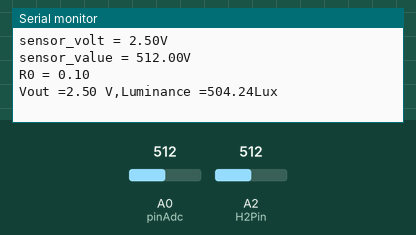
The sketch below on a simulated Arduino Uno, built with avr-gcc and run on an emulated ATmega328P. Shown: the last lines printed to the serial monitor. The inputs (shaded band) are chosen by the test bench; at power-on: A2 (H2Pin) = 512, A0 (pinAdc) = 512.

Above: at 1.2 s.
1.3 s: A2 (H2Pin) set to 0
At 2.2 s:
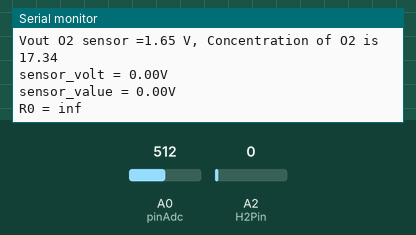
3.1 s: A0 (pinAdc) set to 716
At 4.5 s:
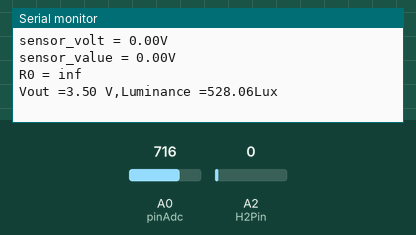
4.6 s: A2 (H2Pin) set to 42
At 5.5 s:
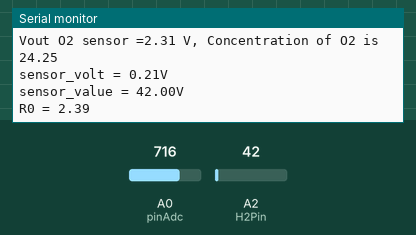
6.1 s: A0 (pinAdc) set to 900
At 7.6 s:
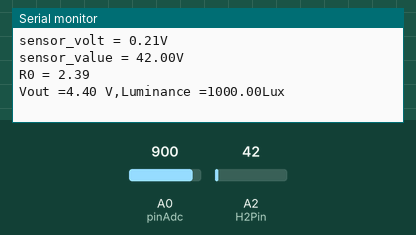
Timing chart, 0 to 8.6 s (numbered marks = the images above; inputs shaded):
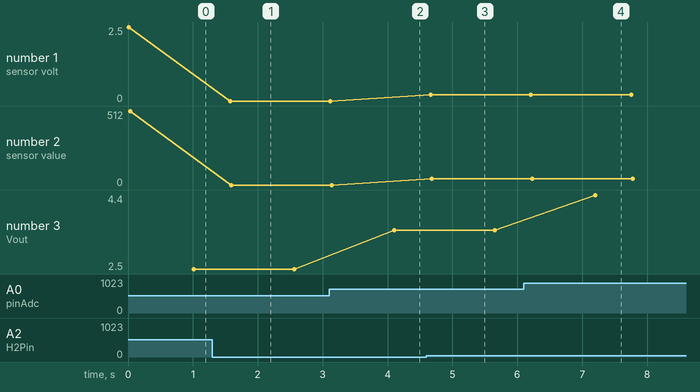

The sketch:

SS3_eng_setup.ino
```cpp
// (licence header left out)
#include <Wire.h>
#include "DS1307.h"              // lib für REal Clock modul
DS1307 clock;                    //define a object of DS1307 class
const int H2Pin = A2;            // PIN used for the H2 sensor
const float VRefer = 3.3;       // voltage of connected to the O2 sensor
const int pinAdc   = A0;        // PIN used for the O2 sensor
const int LuxPin = A1;            //PIN used for the PAR sensor
float VoutArray[] =  { 0.0011498,  0.0033908,   0.011498, 0.041803,0.15199,     0.53367, 1.3689,   1.9068,  2.3};       //array for light measurment   [2]
float  LuxArray[] =  { 1.0108,     3.1201,  9.8051,   27.43,   69.545,   232.67,  645.11,   73.52,  1000};

void setup() {
    Serial.begin(9600);
        clock.begin();                         // fill in the correct date and time to initialize clock  [3]
    clock.fillByYMD(2013,1,19);               //Jan 19,2013
    clock.fillByHMS(15,28,30);                //15:28 30"
    clock.fillDayOfWeek(SAT);                 //Saturday, arguments are [MON, TUE, WED, THU, FRI, SAT, SUN]
    clock.setTime();
                              //write time to the RTC chip

}

void loop() {
                                                              //displays R0 needed in the mainprogramm for H2 measurment
    float sensor_volt;                      //[1]
    float RS_air;                           //  Get the value of RS via in a clear air
    float R0;                              // Get the value of R0 via in H2
    float sensorValue;

    sensorValue = 0;

        /*--- Get a average data by testing 100 times ---*/
    for(int x = 0 ; x < 100 ; x++)
    {
        sensorValue = sensorValue + analogRead(H2Pin);
    }
    sensorValue = sensorValue/100.0;
        /*-----------------------------------------------*/

    sensor_volt = 5.0*sensorValue/1024;
    RS_air = (5.0-sensor_volt)/sensor_volt; // omit *RL
    R0 = RS_air/9.8;                         //The ratio of RS/R0 is 6.5 (MQ5) or 9.8 (MQ2) in a clear air from Graph (Found using WebPlotDigitizer)
    //R0 = 4.25?

    Serial.print("sensor_volt = ");
    Serial.print(sensor_volt);
    Serial.println("V");

    Serial.print("sensor_value = ");
    Serial.print(sensorValue);
    Serial.println("V");


    Serial.print("R0 = ");
    Serial.println(R0);
    delay(1000);

                                                            // Displays the voltage and lux of the light sensor to callibrate the approx PAR
    Serial.print("Vout =");
    Serial.print(readAPDS9002Vout(LuxPin));
    Serial.print(" V,Luminance =");
    Serial.print(readLuminance(LuxPin));
    Serial.println("Lux");
    delay(500);
                                                          // test the O2 sensor
                                                              float Vout =0;

    Serial.print("Vout O2 sensor =");                     //[4]
    Vout = readO2Vout();
    Serial.print(Vout);
    Serial.print(" V, Concentration of O2 is ");
    Serial.println(readConcentration());

}


float readAPDS9002Vout(uint8_t analogpin)                   // [2] rutines for the lux measurment
{
    // MeasuredVout = ADC Value * (Vcc / 1023) * (3 / Vcc)
    // Vout samples are with reference to 3V Vcc
    // The above expression is simplified by cancelling out Vcc
    float MeasuredVout = analogRead(A0) * (5.0 / 1023.0);
    //Above 2.3V , the sensor value is saturated

    return MeasuredVout;

}

float readLuminance(uint8_t analogpin)
{

    // MeasuredVout = ADC Value * (Vcc / 1023) * (3 / Vcc)
    // Vout samples are with reference to 3V Vcc
    // The above expression is simplified by cancelling out Vcc
    float MeasuredVout = analogRead(A0) * (3.0 / 1023.0);
    float Luminance = FmultiMap(MeasuredVout, VoutArray, LuxArray, 9);

    /**************************************************************************

    The Luminance in Lux is calculated based on APDS9002 datasheet -- > Graph 1
    ( Output voltage vs. luminance at different load resistor)
    The load resistor is 1k in this board. Vout is referenced to 3V Vcc.

    The data from the graph is extracted using WebPlotDigitizer
    http://arohatgi.info/WebPlotDigitizer/app/

    VoutArray[] and LuxArray[] are these extracted data. Using MultiMap, the data
    is interpolated to get the Luminance in Lux.

    This implementation uses floating point arithmetic and hence will consume
    more flash, RAM and time.

    The Luminance in Lux is an approximation and depends on the accuracy of
    Graph 1 used.

    ***************************************************************************/

    return Luminance;
}


//This code uses MultiMap implementation from http://playground.arduino.cc/Main/MultiMap

float FmultiMap(float val, float * _in, float * _out, uint8_t size)
{
    // take care the value is within range
    // val = constrain(val, _in[0], _in[size-1]);
    if (val <= _in[0]) return _out[0];
    if (val >= _in[size-1]) return _out[size-1];

    // search right interval
    uint8_t pos = 1;  // _in[0] allready tested
    while(val > _in[pos]) pos++;

    // this will handle all exact "points" in the _in array
    if (val == _in[pos]) return _out[pos];

    // interpolate in the right segment for the rest
    return (val - _in[pos-1]) * (_out[pos] - _out[pos-1]) / (_in[pos] - _in[pos-1]) + _out[pos-1];
}

                                                            // rutines for O2 determination
float readO2Vout()
{
    long sum = 0;
    for(int i=0; i<32; i++)
    {
        sum += analogRead(pinAdc);
    }

    sum >>= 5;

    float MeasuredVout = sum * (VRefer / 1023.0);
    return MeasuredVout;
}

float readConcentration()
{
    // Vout samples are with reference to 3.3V
    float MeasuredVout = readO2Vout();

    //float Concentration = FmultiMap(MeasuredVout, VoutArray,O2ConArray, 6);
    //when its output voltage is 2.0V,
    float Concentration = MeasuredVout * 0.21 / 2.0;
    float Concentration_Percentage=Concentration*100;
    return Concentration_Percentage;
}
```

Measured:
- after the input at 1.3 s, the serial monitor: prints a new line after 0.27 s (image 1)
- after the input at 3.1 s, the serial monitor: prints a new line after 1.0 s (image 2)
- after the input at 4.6 s, the serial monitor: prints a new line after 0.06 s (image 3)
- after the input at 6.1 s, the serial monitor: prints a new line after 0.05 s (image 4)
- plotted number 1: 0 → 0.21 after the input at 4.6 s
- plotted number 2: 0 → 42 after the input at 4.6 s
- plotted number 3: 2.5 → 3.5 after the input at 3.1 s, 3.5 → 4.4 after the input at 6.1 s
